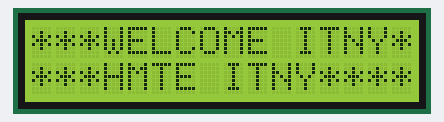
A sketch run on a simulated Arduino Uno, built with avr-gcc and run on an emulated ATmega328P. Shown: 16×2 character LCD.

Above: at 0.26 s.
At 1.67 s:
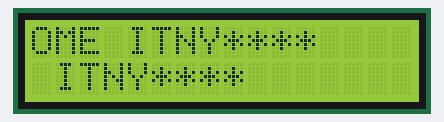
At 3.29 s:
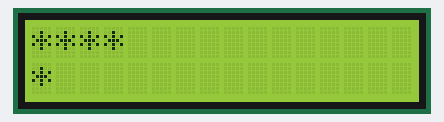
At 4.1 s:
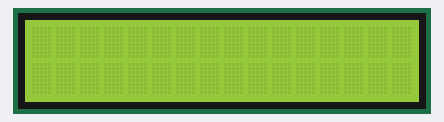
At 6.54 s:
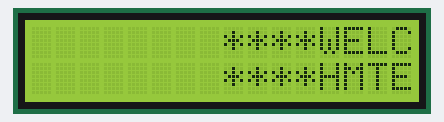
At 8.77 s:
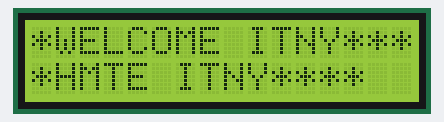

Measured:
- by itself, everything shown: repeats every 8.1 s, in 36 steps
- what the display in image 3 shows lasts 1.0 s, from 4.0 s to 5.0 s

The sketch:

runing_text_arduino_uno.ino
```cpp
#include <Wire.h>
#include <LiquidCrystal_I2C.h>

LiquidCrystal_I2C lcd(0x27, 16, 2);

void setup()
{
  lcd.init();
  lcd.backlight();
  lcd.begin (16,2);
}
void loop()
{
  lcd.setCursor (0,0);
  lcd.print("****WELCOME ITNY****");
  //delay(1000);
  lcd.setCursor (0,1);
  lcd.print("****HMTE ITNY****");
  //delay(1000);
  for(int i=0; i<16; i++)
  {
    lcd.scrollDisplayLeft();
    delay(200);
  }
}
```
